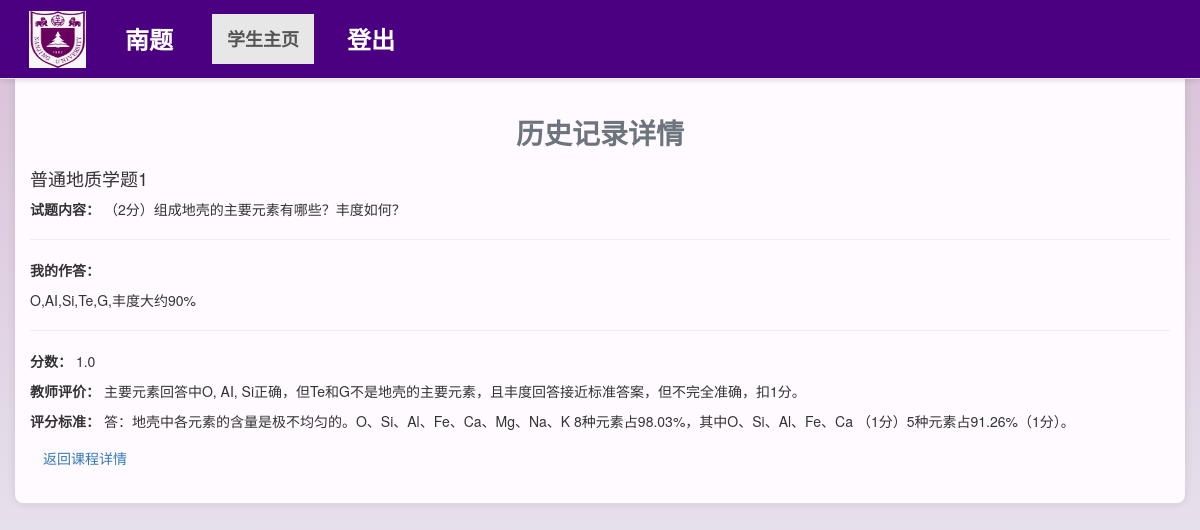
The app's page /administrator/student_course/4/history/8/ (signed in) with its own data.
### users/models.py (models this page shows, shortened)
class Question(models.Model):
    QuestionID = models.AutoField(primary_key=True)
    CourseID = models.ForeignKey(
        "Course", on_delete=models.CASCADE, related_name="questions"
    )
    Title = models.CharField(max_length=100)
    Content = models.TextField()
    ScoringCriteria = models.TextField(null=True, blank=True)
    Prompt = models.TextField(null=True, blank=True)
    CreatedAt = models.DateTimeField(
        default=timezone.now
    )  # timezone.now返回当前时间（带时区，默认为UTC，可通过settings.py修改）
    IsOpen = models.BooleanField(default=False)
    OpenAt = models.DateTimeField(null=True, blank=True)
    class Meta:
        db_table = "Question"
        indexes = [
            models.Index(
                fields=["CourseID", "IsOpen"], name="idx_question_course_open"
            ),  # 经常需要根据CourseID和IsOpen两个字段一起查询数据
            models.Index(fields=["CreatedAt"], name="idx_question_created_at"),
        ]

class StudentAnswer(models.Model):
    AnswerID = models.AutoField(
        primary_key=True
    )  # 主键，聚簇索引，按主键字段排序数据，用于快速定位行
    QuestionID = models.ForeignKey(
        Question, on_delete=models.CASCADE, related_name="answers"
    )  # 非聚簇索引，加速按外键字段过滤或关联查询，避免全表扫描
    StudentID = models.ForeignKey(
        Student, on_delete=models.CASCADE, related_name="answers"
    )  # 非聚簇索引，加速按外键字段过滤或关联查询，避免全表扫描
    Content = models.TextField(blank=True, null=True)
    SubmittedAt = models.DateTimeField(default=timezone.now)
    ConfirmedAt = models.DateTimeField(
        null=True, blank=True
    )  # 该答案的评分与反馈确认时间
    class Meta:
        db_table = "StudentAnswer"
        indexes = [
            models.Index(
                fields=["QuestionID", "StudentID"], name="idx_answer_question_student"
            ),  # 经常需要根据QuestionID和StudentID两个字段一起查询数据
            models.Index(fields=["SubmittedAt"], name="idx_answer_submitted_at"),
        ]

class ScoringFeedback(models.Model):
    FeedbackID = models.AutoField(primary_key=True)
    AnswerID = models.ForeignKey(
        StudentAnswer, on_delete=models.CASCADE, related_name="feedbacks"
    )
    Score = models.FloatField()
    Feedback = models.TextField(null=True, blank=True)
    CreatedAt = models.DateTimeField(default=timezone.now)
    IsFinal = models.BooleanField(default=False)
    class Meta:
        db_table = "ScoringFeedback"
        indexes = [
            models.Index(
                fields=["AnswerID", "IsFinal"], name="idx_feedback_answer_final"
            ),
            models.Index(fields=["CreatedAt"], name="idx_feedback_created_at"),
        ]

### users/views.py (the view)
def student_history_detail(request, course_id, answer_id):
    student_id = request.session.get("student_id")
    if not student_id:
        messages.error(request, "无权限访问学生主页")
        return redirect("login")
    student = get_object_or_404(Student, StudentID=student_id)
    answer = get_object_or_404(
        StudentAnswer,
        AnswerID=answer_id,
        StudentID=student,
        QuestionID__CourseID=course_id,
    )
    question = answer.QuestionID
    scoring_feedback = (
        ScoringFeedback.objects.filter(AnswerID=answer, IsFinal=True)
        .order_by("-CreatedAt")
        .first()
    )  # 获取最终评分，越新的评分越靠前
    context = {
        "course_id": course_id,
        "answer": answer,
        "question": question,
        "scoring_feedback": scoring_feedback,
    }
    return render(request, "student_history_detail.html", context)

### templates/student_history_detail.html (shortened to what this page needs)
{% extends 'base.html' %}
{% block content %}
    <h2 class="page-title">历史记录详情</h2>
    <div class="card">
        <div class="card-body">
            <h4 class="card-title">{{ question.Title }}</h4>
            <p class="card-text"><strong>试题内容：</strong> {{ question.Content }}</p>
            <hr>
            <p class="card-text"><strong>我的作答：</strong></p>
            <p>{{ answer.Content }}</p>
            <hr>
            <p class="card-text"><strong>分数：</strong>
                {% if scoring_feedback.IsFinal %}
                    {{ scoring_feedback.Score }}
                {% else %}
                    暂无评分
                {% endif %}
            </p>
            <p class="card-text"><strong>教师评价：</strong>
                {% if scoring_feedback.IsFinal %}
                    {{ scoring_feedback.Feedback }}
                {% else %}
                    暂无评价
                {% endif %}
            </p>
            <p class="card-text"><strong>评分标准：</strong>
                {% if scoring_feedback.IsFinal %}
                    {{ question.ScoringCriteria }}
                {% else %}
                    暂未公布评分标准
                {% endif %}
            </p>
        </div>
    </div>
    <a href="{% url 'student_course_detail' course_id %}" class="btn btn-secondary mt-3">返回课程详情</a>
{% endblock %}

### static/css/styles.css (style rules this page uses)
body { font-family: 'Arial', sans-serif; color: #333; background: linear-gradient(180deg, #D8BFD8 0%, #eef1f5 100%); margin: 0; padding: 0; }
.page-title { text-align: center; font-size: 2em; color: #6c757d; margin-bottom: 20px; font-weight: bold; }
h2 { text-align: center; margin-bottom: 20px; color: #333; }

### records on screen
Question: Title "普通地质学题1", Content "（2分）组成地壳的主要元素有哪些？丰度如何？", ScoringCriteria "答：地壳中各元素的含量是极不均匀的。O、Si、Al、Fe、Ca、Mg、Na、K 8种元素占98.03%，其中O、Si、Al、Fe、Ca （1分）5种元素占91.26%（1分）。"
StudentAnswer: Content "O,AI,Si,Te,G,丰度大约90%"
ScoringFeedback: Score "1.0", Feedback "主要元素回答中O, AI, Si正确，但Te和G不是地壳的主要元素，且丰度回答接近标准答案，但不完全准确，扣1分。"
